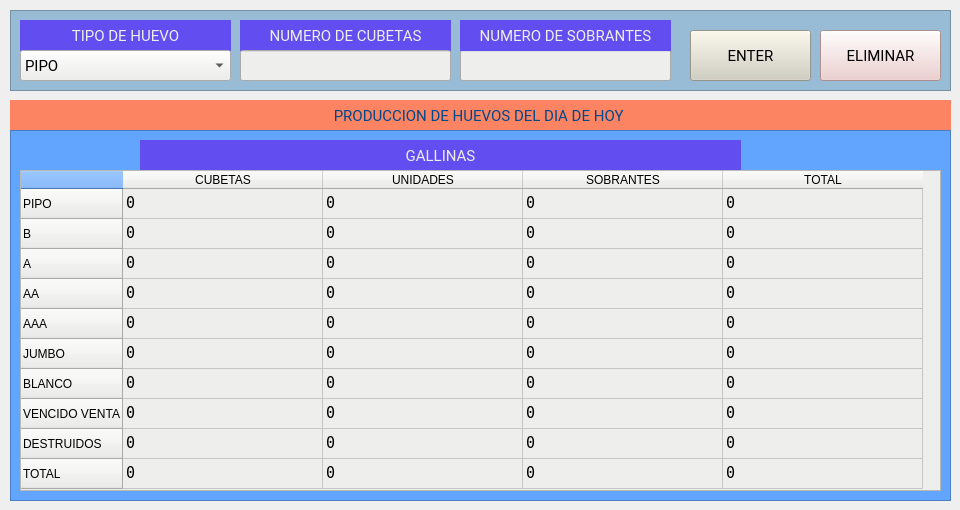
    <widget class="QWidget" name="produccion">
     <attribute name="title">
      <string>PRODUCCION</string>
     </attribute>
     <widget class="QFrame" name="frame_2">
      <property name="geometry">
       <rect>
        <x>10</x>
        <y>130</y>
        <width>941</width>
        <height>371</height>
       </rect>
      </property>
      <property name="focusPolicy">
       <enum>Qt::StrongFocus</enum>
      </property>
      <property name="styleSheet">
       <string notr="true">color: rgb(238, 238, 236);
background-color: rgb(97, 165, 255);</string>
      </property>
      <property name="frameShape">
       <enum>QFrame::StyledPanel</enum>
      </property>
      <property name="frameShadow">
       <enum>QFrame::Raised</enum>
      </property>
      <widget class="QTableWidget" name="tabla_produccion_diaria">
       <property name="enabled">
        <bool>true</bool>
       </property>
       <property name="geometry">
        <rect>
         <x>10</x>
         <y>40</y>
         <width>921</width>
         <height>321</height>
        </rect>
       </property>
       <property name="font">
        <font>
         <family>Andale Mono</family>
         <pointsize>11</pointsize>
         <weight>50</weight>
         <italic>false</italic>
         <bold>false</bold>
         <stylestrategy>PreferDefault</stylestrategy>
        </font>
       </property>
       <property name="focusPolicy">
        <enum>Qt::NoFocus</enum>
       </property>
       <property name="styleSheet">
        <string notr="true">font: 11pt &quot;Andale Mono&quot;;
color: rgb(0, 0, 0);
background-color: rgb(238, 238, 236);</string>
       </property>
       <property name="verticalScrollBarPolicy">
        <enum>Qt::ScrollBarAlwaysOff</enum>
       </property>
       <property name="horizontalScrollBarPolicy">
        <enum>Qt::ScrollBarAlwaysOff</enum>
       </property>
       <property name="autoScroll">
        <bool>false</bool>
       </property>
       <property name="editTriggers">
        <set>QAbstractItemView::NoEditTriggers</set>
       </property>
       <attribute name="horizontalHeaderDefaultSectionSize">
        <number>200</number>
       </attribute>
       <row>
        <property name="text">
         <string>PIPO</string>
        </property>
       </row>
       <row>
        <property name="text">
         <string>B</string>
        </property>
       </row>
       <row>
        <property name="text">
         <string>A</string>
        </property>
       </row>
       <row>
        <property name="text">
         <string>AA</string>
        </property>
       </row>
       <row>
        <property name="text">
         <string>AAA</string>
        </property>
       </row>
       <row>
        <property name="text">
         <string>JUMBO</string>
        </property>
       </row>
       <row>
        <property name="text">
         <string>BLANCO</string>
        </property>
       </row>
       <row>
        <property name="text">
         <string>VENCIDO VENTA</string>
        </property>
       </row>
       <row>
        <property name="text">
         <string>DESTRUIDOS</string>
        </property>
       </row>
       <row>
        <property name="text">
         <string>TOTAL</string>
        </property>
       </row>
       <column>
        <property name="text">
         <string>CUBETAS</string>
        </property>
       </column>
       <column>
        <property name="text">
         <string>UNIDADES</string>
        </property>
       </column>
       <column>
        <property name="text">
         <string>SOBRANTES</string>
        </property>
       </column>
       <column>
        <property name="text">
         <string>TOTAL</string>
        </property>
       </column>
       <item row="0" column="0">
        <property name="text">
         <string>0</string>
        </property>
       </item>
       <item row="0" column="1">
        <property name="text">
         <string>0</string>
        </property>
       </item>
       <item row="0" column="2">
        <property name="text">
         <string>0</string>
        </property>
       </item>
       <item row="0" column="3">
        <property name="text">
         <string>0</string>
        </property>
       </item>
       <item row="1" column="0">
        <property name="text">
         <string>0</string>
        </property>
       </item>
       <item row="1" column="1">
        <property name="text">
         <string>0</string>
        </property>
       </item>
       <item row="1" column="2">
        <property name="text">
         <string>0</string>
        </property>
       </item>
       <item row="1" column="3">
        <property name="text">
         <string>0</string>
        </property>
       </item>
       <item row="2" column="0">
        <property name="text">
         <string>0</string>
        </property>
       </item>
       <item row="2" column="1">
        <property name="text">
         <string>0</string>
        </property>
       </item>
       <item row="2" column="2">
        <property name="text">
         <string>0</string>
        </property>
       </item>
       <item row="2" column="3">
        <property name="text">
         <string>0</string>
        </property>
       </item>
       <item row="3" column="0">
        <property name="text">
         <string>0</string>
        </property>
       </item>
       <item row="3" column="1">
        <property name="text">
         <string>0</string>
        </property>
       </item>
       <item row="3" column="2">
        <property name="text">
         <string>0</string>
        </property>
       </item>
       <item row="3" column="3">
        <property name="text">
         <string>0</string>
        </property>
       </item>
       <item row="4" column="0">
        <property name="text">
         <string>0</string>
        </property>
       </item>
       <item row="4" column="1">
        <property name="text">
         <string>0</string>
        </property>
       </item>
       <item row="4" column="2">
        <property name="text">
         <string>0</string>
        </property>
       </item>
       <item row="4" column="3">
        <property name="text">
         <string>0</string>
        </property>
       </item>
       <item row="5" column="0">
        <property name="text">
         <string>0</string>
        </property>
       </item>
       <item row="5" column="1">
        <property name="text">
         <string>0</string>
        </property>
       </item>
       <item row="5" column="2">
        <property name="text">
         <string>0</string>
        </property>
       </item>
       <item row="5" column="3">
        <property name="text">
         <string>0</string>
        </property>
       </item>
       <item row="6" column="0">
        <property name="text">
         <string>0</string>
        </property>
       </item>
       <item row="6" column="1">
        <property name="text">
         <string>0</string>
        </property>
       </item>
       <item row="6" column="2">
        <property name="text">
         <string>0</string>
        </property>
       </item>
       <item row="6" column="3">
        <property name="text">
         <string>0</string>
        </property>
       </item>
       <item row="7" column="0">
        <property name="text">
         <string>0</string>
        </property>
       </item>
       <item row="7" column="1">
        <property name="text">
         <string>0</string>
        </property>
       </item>
       <item row="7" column="2">
        <property name="text">
         <string>0</string>
        </property>
       </item>
       <item row="7" column="3">
        <property name="text">
         <string>0</string>
        </property>
       </item>
       <item row="8" column="0">
        <property name="text">
         <string>0</string>
        </property>
       </item>
       <item row="8" column="1">
        <property name="text">
         <string>0</string>
        </property>
       </item>
       <item row="8" column="2">
        <property name="text">
         <string>0</string>
        </property>
       </item>
       <item row="8" column="3">
        <property name="text">
         <string>0</string>
        </property>
       </item>
       <item row="9" column="0">
        <property name="text">
         <string>0</string>
        </property>
       </item>
       <item row="9" column="1">
        <property name="text">
         <string>0</string>
        </property>
       </item>
       <item row="9" column="2">
        <property name="text">
         <string>0</string>
        </property>
       </item>
       <item row="9" column="3">
        <property name="text">
         <string>0</string>
        </property>
       </item>
      </widget>
      <widget class="QLabel" name="titulo_pollitas">
       <property name="geometry">
        <rect>
         <x>130</x>
         <y>10</y>
         <width>601</width>
         <height>31</height>
        </rect>
       </property>
       <property name="font">
        <font>
         <family>Roboto</family>
         <pointsize>11</pointsize>
         <weight>50</weight>
         <italic>false</italic>
         <bold>false</bold>
        </font>
       </property>
       <property name="styleSheet">
        <string notr="true">font: 11pt &quot;Roboto&quot;;
color: rgb(238, 238, 236);
background-color: rgb(98, 77, 240);</string>
       </property>
       <property name="text">
        <string>GALLINAS</string>
       </property>
       <property name="alignment">
        <set>Qt::AlignCenter</set>
       </property>
      </widget>
      <zorder>titulo_pollitas</zorder>
      <zorder>tabla_produccion_diaria</zorder>
     </widget>
     <widget class="QLabel" name="cantidad_cupo_4">
      <property name="geometry">
       <rect>
        <x>10</x>
        <y>100</y>
        <width>941</width>
        <height>31</height>
       </rect>
      </property>
      <property name="font">
       <font>
        <family>Roboto</family>
        <pointsize>11</pointsize>
        <weight>50</weight>
        <italic>false</italic>
        <bold>false</bold>
       </font>
      </property>
      <property name="styleSheet">
       <string notr="true">background-color: rgb(252, 132, 98);
color: rgb(1, 72, 138);
font: 11pt &quot;Roboto&quot;;</string>
      </property>
      <property name="text">
       <string>PRODUCCION DE HUEVOS DEL DIA DE HOY </string>
      </property>
      <property name="alignment">
       <set>Qt::AlignCenter</set>
      </property>
     </widget>
     <widget class="QFrame" name="frame_26">
      <property name="geometry">
       <rect>
        <x>10</x>
        <y>10</y>
        <width>941</width>
        <height>81</height>
       </rect>
      </property>
      <property name="styleSheet">
       <string notr="true">background-color: rgb(152, 187, 214);</string>
      </property>
      <property name="frameShape">
       <enum>QFrame::StyledPanel</enum>
      </property>
      <property name="frameShadow">
       <enum>QFrame::Raised</enum>
      </property>
      <widget class="QPushButton" name="boton_agregar_produccion">
       <property name="geometry">
        <rect>
         <x>680</x>
         <y>20</y>
         <width>121</width>
         <height>51</height>
        </rect>
       </property>
       <property name="font">
        <font>
         <family>Roboto</family>
         <pointsize>11</pointsize>
         <weight>50</weight>
         <italic>false</italic>
         <bold>false</bold>
        </font>
       </property>
       <property name="styleSheet">
        <string notr="true">font: 11pt &quot;Roboto&quot;;
background-color: rgb(209, 207, 192);</string>
       </property>
       <property name="text">
        <string>ENTER</string>
       </property>
      </widget>
      <widget class="QPushButton" name="boton_eliminar_produccion">
       <property name="geometry">
        <rect>
         <x>810</x>
         <y>20</y>
         <width>121</width>
         <height>51</height>
        </rect>
       </property>
       <property name="font">
        <font>
         <family>Roboto</family>
         <pointsize>11</pointsize>
         <weight>50</weight>
         <italic>false</italic>
         <bold>false</bold>
        </font>
       </property>
       <property name="styleSheet">
        <string notr="true">font: 11pt &quot;Roboto&quot;;
color: rgb(0, 0, 0);
background-color: rgb(236, 201, 199);</string>
       </property>
       <property name="text">
        <string>ELIMINAR</string>
       </property>
      </widget>
      <widget class="QLabel" name="label">
       <property name="geometry">
        <rect>
         <x>10</x>
         <y>10</y>
         <width>211</width>
         <height>31</height>
        </rect>
       </property>
       <property name="font">
        <font>
         <family>Roboto</family>
         <pointsize>11</pointsize>
         <weight>50</weight>
         <italic>false</italic>
         <bold>false</bold>
        </font>
       </property>
       <property name="styleSheet">
        <string notr="true">font: 11pt &quot;Roboto&quot;;
color: rgb(238, 238, 236);
background-color: rgb(98, 77, 240);</string>
       </property>
       <property name="text">
        <string>TIPO DE HUEVO</string>
       </property>
       <property name="alignment">
        <set>Qt::AlignCenter</set>
       </property>
      </widget>
      <widget class="QLabel" name="label_4">
       <property name="geometry">
        <rect>
         <x>230</x>
         <y>10</y>
         <width>211</width>
         <height>31</height>
        </rect>
       </property>
       <property name="font">
        <font>
         <family>Roboto</family>
         <pointsize>11</pointsize>
         <weight>50</weight>
         <italic>false</italic>
         <bold>false</bold>
        </font>
       </property>
       <property name="styleSheet">
        <string notr="true">font: 11pt &quot;Roboto&quot;;
color: rgb(238, 238, 236);
background-color: rgb(98, 77, 240);</string>
       </property>
       <property name="text">
        <string>NUMERO DE CUBETAS</string>
       </property>
       <property name="alignment">
        <set>Qt::AlignCenter</set>
       </property>
      </widget>
      <widget class="QComboBox" name="tipo_produccion">
       <property name="geometry">
        <rect>
         <x>10</x>
         <y>40</y>
         <width>211</width>
         <height>31</height>
        </rect>
       </property>
       <property name="font">
        <font>
         <family>Roboto</family>
         <pointsize>11</pointsize>
         <weight>50</weight>
         <italic>false</italic>
         <bold>false</bold>
        </font>
       </property>
       <property name="styleSheet">
        <string notr="true">font: 11pt &quot;Roboto&quot;;
background-color: rgb(238, 238, 236);</string>
       </property>
       <item>
        <property name="text">
         <string>PIPO</string>
        </property>
       </item>
       <item>
        <property name="text">
         <string>B</string>
        </property>
       </item>
       <item>
        <property name="text">
         <string>A</string>
        </property>
       </item>
       <item>
        <property name="text">
         <string>AA</string>
        </property>
       </item>
       <item>
        <property name="text">
         <string>AAA</string>
        </property>
       </item>
       <item>
        <property name="text">
         <string>JUMBO</string>
        </property>
       </item>
       <item>
        <property name="text">
         <string>BLANCO</string>
        </property>
       </item>
       <item>
        <property name="text">
         <string>VENCIDO VENTA</string>
        </property>
       </item>
       <item>
        <property name="text">
         <string>DESTRUIDOS</string>
        </property>
       </item>
      </widget>
      <widget class="QLineEdit" name="cubetas_produccion">
       <property name="geometry">
        <rect>
         <x>230</x>
         <y>40</y>
         <width>211</width>
         <height>31</height>
        </rect>
       </property>
       <property name="styleSheet">
        <string notr="true">background-color: rgb(238, 238, 236);</string>
       </property>
      </widget>
      <widget class="QLineEdit" name="sobrantes_produccion">
       <property name="geometry">
        <rect>
         <x>450</x>
         <y>40</y>
         <width>211</width>
         <height>31</height>
        </rect>
       </property>
       <property name="styleSheet">
        <string notr="true">background-color: rgb(238, 238, 236);</string>
       </property>
      </widget>
      <widget class="QLabel" name="label_5">
       <property name="geometry">
        <rect>
         <x>450</x>
         <y>10</y>
         <width>211</width>
         <height>31</height>
        </rect>
       </property>
       <property name="font">
        <font>
         <family>Roboto</family>
         <pointsize>11</pointsize>
         <weight>50</weight>
         <italic>false</italic>
         <bold>false</bold>
        </font>
       </property>
       <property name="styleSheet">
        <string notr="true">font: 11pt &quot;Roboto&quot;;
color: rgb(238, 238, 236);
background-color: rgb(98, 77, 240);</string>
       </property>
       <property name="text">
        <string>NUMERO DE SOBRANTES</string>
       </property>
       <property name="alignment">
        <set>Qt::AlignCenter</set>
       </property>
      </widget>
      <zorder>label_4</zorder>
      <zorder>label</zorder>
      <zorder>boton_agregar_produccion</zorder>
      <zorder>boton_eliminar_produccion</zorder>
      <zorder>tipo_produccion</zorder>
      <zorder>cubetas_produccion</zorder>
      <zorder>sobrantes_produccion</zorder>
      <zorder>label_5</zorder>
     </widget>
     <zorder>frame_26</zorder>
     <zorder>cantidad_cupo_4</zorder>
     <zorder>frame_2</zorder>
    </widget>
